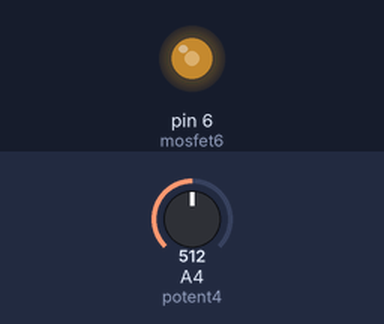
Recording of a sketch running on a simulated Arduino Uno, built with avr-gcc and run on an emulated ATmega328P. On the bench: output pins drawn as LEDs (lit = HIGH). Inputs (shaded band) come from the test bench; at power-on: A4 (potent4) = 512.

Above: at 1.2 s.
1.3 s: A4 (potent4) set to 716
At 2.1 s:
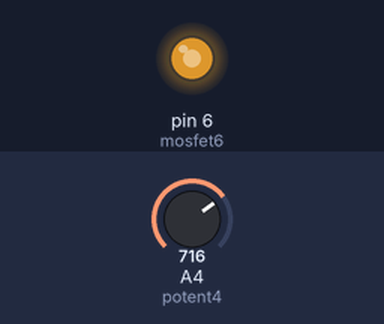
2.8 s: A4 (potent4) set to 900
At 3.2 s:
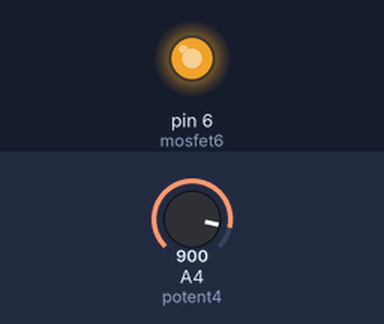
4.3 s: A4 (potent4) set to 122
At 5.5 s:
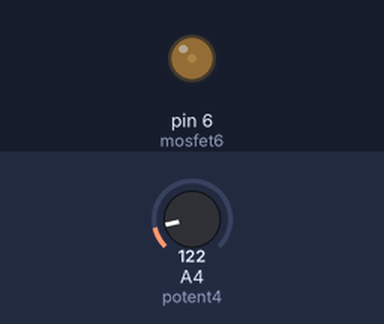
5.8 s: A4 (potent4) set to 0
At 6.7 s:
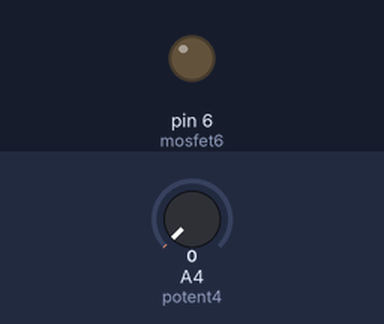
7.3 s: A4 (potent4) set to 511
At 7.8 s:
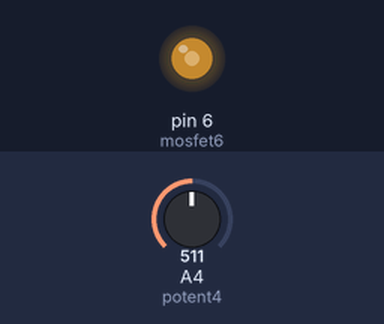
Timing chart, 0 to 9.8 s (numbered marks = the images above; inputs shaded):
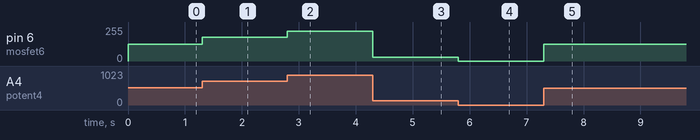

The sketch:

SecondDriver.ino
```cpp
#define potent4 A4
#define mosfet6 6

void setup() {

}

void loop() {

  int value4 = analogRead(potent4);
  value4 = map(value4, 0, 1023, 0, 255);
  value4 = constrain(value4, 0, 255);
  analogWrite(mosfet6, value4);

}
```

Measured:
- after the input at 1.3 s, pin 6 (mosfet6): 127/255 → 178/255 at once
- after the input at 2.8 s, pin 6 (mosfet6): 178/255 → 224/255 at once
- after the input at 4.3 s, pin 6 (mosfet6): 224/255 → 30/255 at once
- after the input at 5.8 s, pin 6 (mosfet6): 30/255 → 0/255 at once
- after the input at 7.3 s, pin 6 (mosfet6): 0/255 → 127/255 at once
